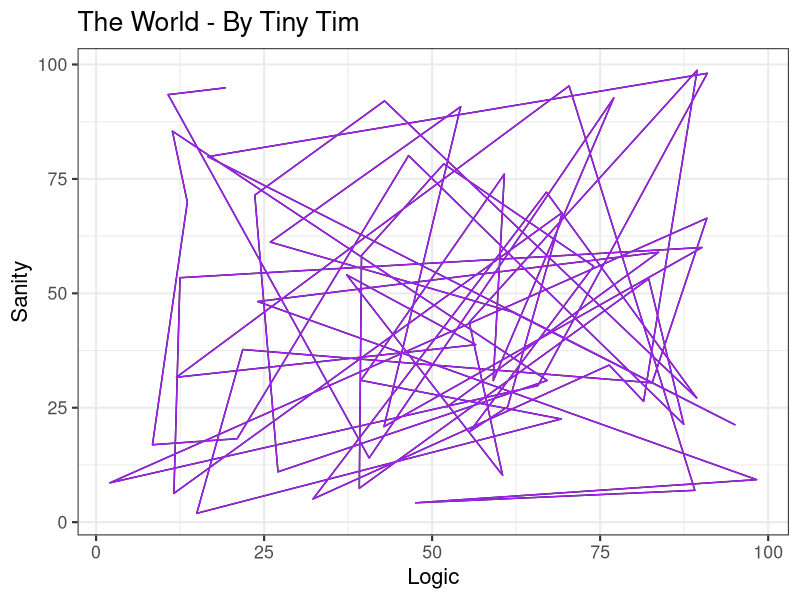
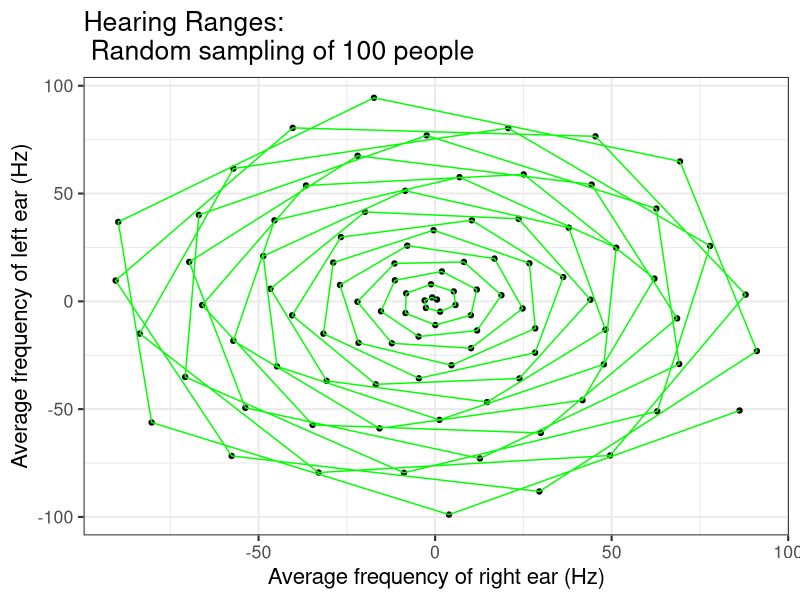

These charts were generated, in order, by the following R code: (Note: this script raises an error after producing the figures.)
## ---- chunk 1
library(ggplot2)
logic <- runif(60, 1, 100)
sanity <- runif(60, 1, 100)
qplot(logic, sanity, geom="path", xlab = "Logic", ylab = "Sanity", main="The World - By Tiny Tim") + theme(legend.position = "none")+geom_path(colour = "purple")+
  theme_bw(base_size=16)
## ---- chunk 2
t=c(1:100)
x = t*cos(t)
y = t*sin(t)
qplot(x,y,xlab="Average frequency of right ear (Hz)", ylab = "Average frequency of left ear (Hz)", geom="point", main = "Hearing Ranges:\n Random sampling of 100 people")+geom_path(colour = "green")+theme_bw(base_size=16)
## ---- chunk 3
x = c(1:100)
y = seq(1, 1000, 10)
qplot(x, y, geom="bar", xlab ="Person", ylab ="Height (ft)", main = "Utter Abnormality:\n Random sampling of 100 people", stat="identity", fill=as.factor(x)) + theme(legend.position = "none")+theme_bw(base_size=16)
